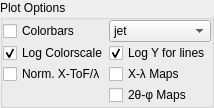
         <widget class="QGroupBox" name="groupBox_2">
          <property name="sizePolicy">
           <sizepolicy hsizetype="Expanding" vsizetype="Expanding">
            <horstretch>0</horstretch>
            <verstretch>0</verstretch>
           </sizepolicy>
          </property>
          <property name="title">
           <string>Plot Options</string>
          </property>
          <property name="flat">
           <bool>true</bool>
          </property>
          <layout class="QGridLayout" name="gridLayout_16">
           <property name="margin" stdset="0">
            <number>0</number>
           </property>
           <property name="spacing">
            <number>1</number>
           </property>
           <item row="4" column="1">
            <widget class="QCheckBox" name="xLamda">
             <property name="toolTip">
              <string>Replace ToF axis with wavelength for the maps</string>
             </property>
             <property name="text">
              <string>X-λ Maps</string>
             </property>
            </widget>
           </item>
           <item row="5" column="1">
            <widget class="QCheckBox" name="tthPhi">
             <property name="toolTip">
              <string>Replace X and Y axes by the according scattering angle for the maps</string>
             </property>
             <property name="text">
              <string>2θ-φ Maps</string>
             </property>
            </widget>
           </item>
           <item row="2" column="0">
            <widget class="QCheckBox" name="show_colorbars">
             <property name="toolTip">
              <string>Show a colorbar for the map plots</string>
             </property>
             <property name="text">
              <string>Colorbars</string>
             </property>
            </widget>
           </item>
           <item row="3" column="0">
            <widget class="QCheckBox" name="logarithmic_colorscale">
             <property name="toolTip">
              <string>Logarithmic colorscale in the maps</string>
             </property>
             <property name="text">
              <string>Log Colorscale</string>
             </property>
             <property name="checked">
              <bool>true</bool>
             </property>
            </widget>
           </item>
           <item row="3" column="1">
            <widget class="QCheckBox" name="logarithmic_y">
             <property name="toolTip">
              <string>Logarithmic Y-scale for the projections and reflectivity</string>
             </property>
             <property name="text">
              <string>Log Y for lines</string>
             </property>
             <property name="checked">
              <bool>true</bool>
             </property>
            </widget>
           </item>
           <item row="2" column="1">
            <widget class="QComboBox" name="color_selector">
             <property name="toolTip">
              <string>Select the color scale from a list of presets</string>
             </property>
             <property name="currentText">
              <string>jet</string>
             </property>
             <property name="currentIndex">
              <number>3</number>
             </property>
             <item>
              <property name="text">
               <string>default</string>
              </property>
             </item>
             <item>
              <property name="text">
               <string>gist_ncar</string>
              </property>
             </item>
             <item>
              <property name="text">
               <string>gist_rainbow</string>
              </property>
             </item>
             <item>
              <property name="text">
               <string>jet</string>
              </property>
             </item>
             <item>
              <property name="text">
               <string>hsv</string>
              </property>
             </item>
             <item>
              <property name="text">
               <string>hot</string>
              </property>
             </item>
             <item>
              <property name="text">
               <string>binary</string>
              </property>
             </item>
            </widget>
           </item>
           <item row="4" column="0">
            <widget class="QCheckBox" name="normalizeXTof">
             <property name="toolTip">
              <string>Normalize the intensity in the X-ToF maps by the incident beam measurement</string>
             </property>
             <property name="text">
              <string>Norm. X-ToF/λ</string>
             </property>
            </widget>
           </item>
          </layout>
          <zorder>xLamda</zorder>
          <zorder>logarithmic_y</zorder>
          <zorder>show_colorbars</zorder>
          <zorder>tthPhi</zorder>
          <zorder>color_selector</zorder>
          <zorder>logarithmic_colorscale</zorder>
          <zorder>normalizeXTof</zorder>
         </widget>
